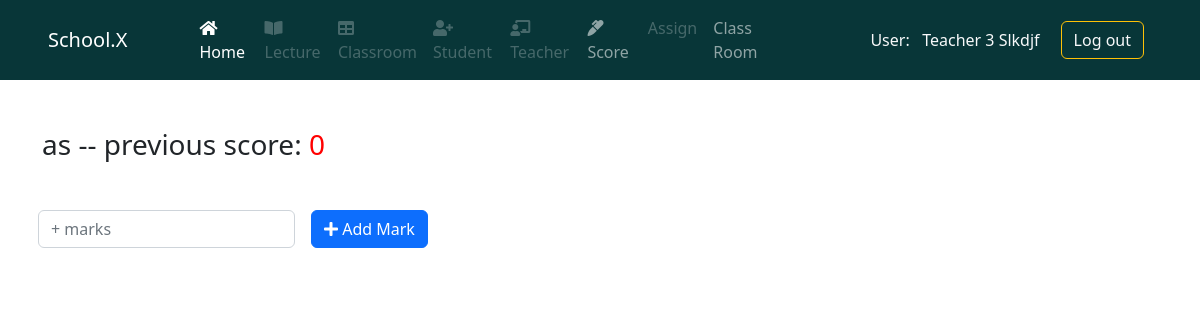
Screenshot of /score/1/lecture/1/student/2/Scoring/ (signed in) with the database file from the repository.
### system1/models.py (models this page shows)
class User(AbstractUser):
    phone_regx = RegexValidator(
        regex=r'^\+?0?\d{10,13}$', message='Phone number must be in correct form +2519xxxxxxxx')
    first_name = models.CharField(max_length=50)
    last_name = models.CharField(max_length=50)
    admin = models.BooleanField(default=False)
    phone_no = models.CharField(validators=[phone_regx], max_length=50)
    def __str__(self):
        return self.first_name.capitalize() + ' ' + self.last_name.capitalize()

### system2/models.py (models this page shows, shortened)
class Score (models.Model):
    student = models.ForeignKey(
        "system2.Student", on_delete=models.CASCADE)
    score = models.IntegerField(null=True, default=0)
    lecture = models.ForeignKey("system2.Lectures", on_delete=models.CASCADE)

class Student(models.Model):
    phone_regx = RegexValidator(
        regex=r'^\+?0?\d{10,13}$', message='Phone number must be in correct form +2519xxxxxxxx')
    name = models.CharField(max_length=50, blank=False, null=False)
    lecture = models.ManyToManyField(
        "system2.Lectures", related_name='lecture')
    classRoom = models.ForeignKey(
        "system2.classroom",  on_delete=models.CASCADE, null=True)
    mother_full_name = models.CharField(max_length=50, blank=False, null=True)
    Father_full_name = models.CharField(max_length=50, blank=False, null=True)
    phone_no = models.CharField(
        validators=[phone_regx], max_length=50, null=True)
    Backup_phone_no = models.CharField(
        validators=[phone_regx], max_length=50, null=True)
    vaccinated = models.BooleanField(default=False)
    class Meta:
        ordering = ["name"]

### system2/views.py (the view)
# urls.py: path("score/<int:id>/lecture/<int:pk>/student/<int:si>/Scoring/", views.Scoring,  # id - class pk lecture si student id
def Scoring(request, id, pk, si):
    print(id, pk, si)
    score = Score.objects.get(Q(student__id=si) & Q(lecture__id=pk))
    q = request.GET.get('result') if request.GET.get(
        'result') != None else ''
    if score.score < 100 or '-' in q:
        if q != '':
            score.score = F('score') + int(q)
            score.save()
            score = Score.objects.get(Q(student__id=si) & Q(lecture__id=pk))
            return redirect('../../')
    context = {
        'score': score
    }
    print('------================------')
    return render(request, 'sys1/Scoring.html', context)

### system2/templates/sys1/Scoring.html (shortened to what this page needs)
{% extends 'base.html' %}
{% block content %}
<main>
    <div class="container">
        <div class="row mt-5">
            <h3>
                {{score.student.name}} -- previous score:
                <span style="color: red">{{score.score}}</span>
            </h3>
        </div>
        <div class="row mt-2">
            <form class="row g-3">
                <div class="col-auto">
                    <input type="number" class="form-control" id="d" name="result" placeholder="+ marks">
                </div>
                <div class="col-auto">
                    <button type="submit" class="btn btn-primary mb-3"> <i class="fa fa-plus" aria-hidden="true"></i>
                        Add Mark</button>
                </div>
            </form>
        </div>
    </div>
</main>
{% endblock content %}

### templates/navbar.html (shortened to what this page needs)
{% if request.user.is_authenticated %}
{% if  request.user.admin %}
<header class="mb-5">
  <nav class="navbar navbar-expand-lg navbar-dark" style="background: #083638">
    <div class="container-fluid px-5">
      <a class="navbar-brand" href="{% url 'home' %}">School.X</a>
      <button class="navbar-toggler" type="button" data-bs-toggle="collapse" data-bs-target="#navbarSupportedContent"
        aria-controls="navbarSupportedContent" aria-expanded="false" aria-label="Toggle navigation">
        <span class="navbar-toggler-icon"></span>
      </button>
      <div class="collapse navbar-collapse" id="navbarSupportedContent">
        <ul class="navbar-nav w-75 mx-5 d-flex justify-content-around mb-2 mb-lg-0">
          <li class="nav-item">
            <a class="nav-link active" aria-current="page" href="{% url 'home' %}">
              <i class="fa fa-home" aria-hidden="true"></i> Home</a>
          </li>
          <li class="nav-item">
            <a class="nav-link" aria-current="page" href="{% url 'lectureCreate' %}"><i class="fas fa-book-open"></i>
              Lecture</a>
          </li>
          <li class="nav-item">
            <a class="nav-link" href="{% url 'createClassRoom' %}"><i class="fa fa-table" aria-hidden="true"></i>
              Classroom</a>
          </li>
          <li class="nav-item">
            <a class="nav-link" href="{% url 'chooseClassroomRegister' %}"><i class="fa fa-user-plus"
                aria-hidden="true"></i>
              Student</a>
          </li>
          <li class="nav-item">
            <a class="nav-link" href="{% url 'register' %}"><i class="fas fa-chalkboard-teacher"></i> Teacher</a>
          </li>
          <li class="nav-item">
            <a class="nav-link disabled" href="#">
              <i class="fas fa-marker"></i> Score</a>
          </li>
          <li class="nav-item">
            <a class="nav-link" href="{% url 'assignment' %}">Assign </a>
          </li>
          <li class="nav-item">
            <a class="nav-link" href="{% url 'classrooms' %}"> Class Room </a>
          </li>
          <!-- <li class="nav-item dropdown">
                    <a
                      class="nav-link dropdown-toggle"
                      href="#"
                      id="navbarDropdown"
                      role="button"
                      data-bs-toggle="dropdown"
                      aria-expanded="false"
                    >
                      Dropdown
                    </a>
                    <ul class="dropdown-menu" aria-labelledby="navbarDropdown">
                      <li><a class="dropdown-item" href="#">Action</a></li>
                      <li><a class="dropdown-item" href="#">Another action</a></li>
                      <li><hr class="dropdown-divider" /></li>
                      <li>
                        <a class="dropdown-item" href="#">Something else here</a>
                      </li>
                    </ul>
                  </li> -->
          <!-- <li class="nav-item">
                    <a class="nav-link disabled">Disabled</a>
                  </li> -->
        </ul>
        <!-- <form class="d-flex">
                  <input
                    class="form-control me-2"
                    type="search"
                    placeholder="Search"
                    aria-label="Search"
                  />
                  <button class="btn btn-outline-success" type="submit">
                    Search
                  </button>
                </form> -->
        <div class="ms-4 d-flex align-items-center justify-content-around pe-2">
          <p class="btn text-light text-nowrap my-auto">
            User: &nbsp;
            <a href="" class="text-light text-decoration-none text-nowrap">{{request.user}}</a>
          </p>
          <div class="ms-2">
            <button class="btn btn-outline-warning text-nowrap">
              <a class="text-decoration-none text-light" href="{% url 'logout' %}">Log out</a>
            </button>
          </div>
        </div>
      </div>
    </div>
  </nav>
</header>
{% else %}
<header class="mb-5">
  <nav class="navbar navbar-expand-lg navbar-dark" style="background: #083638">
    <div class="container-fluid px-5">
      <a class="navbar-brand" href="{% url 'home' %}">School.X</a>
      <div class="collapse navbar-collapse" id="navbarSupportedContent">
        <ul class="navbar-nav w-75 mx-5 d-flex justify-content-around mb-2 mb-lg-0">
          <li class="nav-item">
            <a class="nav-link active" aria-current="page" href="{% url 'home' %}">
              <i class="fa fa-home" aria-hidden="true"></i> Home</a>
          </li>
          <li class="nav-item">
            <a class="nav-link disabled" aria-current="page" href="#"><i class="fas fa-book-open"></i>
              Lecture</a>
          </li>
          <li class="nav-item">
            <a class="nav-link disabled" href="#"><i class="fa fa-table" aria-hidden="true"></i>
              Classroom</a>
          </li>
          <li class="nav-item">
            <a class="nav-link disabled" href="#"><i class="fa fa-user-plus" aria-hidden="true"></i>
              Student</a>
          </li>
          <li class="nav-item">
            <a class="nav-link disabled" href="#"><i class="fas fa-chalkboard-teacher"></i>
              Teacher</a>
          </li>
          <li class="nav-item">
            <a class="nav-link" href="{% url 'chooseClassroomScoring'  %}">
              <i class="fas fa-marker"></i> Score</a>
          </li>
          <li class="nav-item">
            <a class="nav-link disabled" href="#">Assign </a>
          </li>
          <li class="nav-item">
            <a class="nav-link" href="{% url 'classrooms' %}"> Class Room </a>
          </li>
        </ul>
        <div class="ms-4 d-flex align-items-center justify-content-around pe-2">
          <p class="btn text-light text-nowrap my-auto">
            User: &nbsp;
            <a href="" class="text-light text-decoration-none text-nowrap">{{request.user}} </a>
          </p>
          <div class="ms-2">
            <button class="btn btn-outline-warning text-nowrap">
              <a class="text-decoration-none text-light" href="{% url 'logout' %}">Log out</a>
            </button>
          </div>
        </div>
      </div>
    </div>
  </nav>
</header>
{% endif %}
{% endif %}

### static/style/Css/all.css (style rules this page uses)
.fa, .fas, .far, .fal, .fad, .fab { -moz-osx-font-smoothing: grayscale; -webkit-font-smoothing: antialiased; display: inline-block; font-style: normal; font-variant: normal; text-rendering: auto; line-height: 1; }
.fa-book-open:before { content: "\f518"; }
.fa-chalkboard-teacher:before { content: "\f51c"; }
.fa-home:before { content: "\f015"; }
.fa-marker:before { content: "\f5a1"; }
.fa-plus:before { content: "\f067"; }
.fa-table:before { content: "\f0ce"; }
.fa-user-plus:before { content: "\f234"; }
.fa, .fas { font-family: 'Font Awesome 5 Free'; font-weight: 900; }

### rows the page displays
User: user "Teacher 3 Slkdjf"
Score: student.name "as", score "0"
